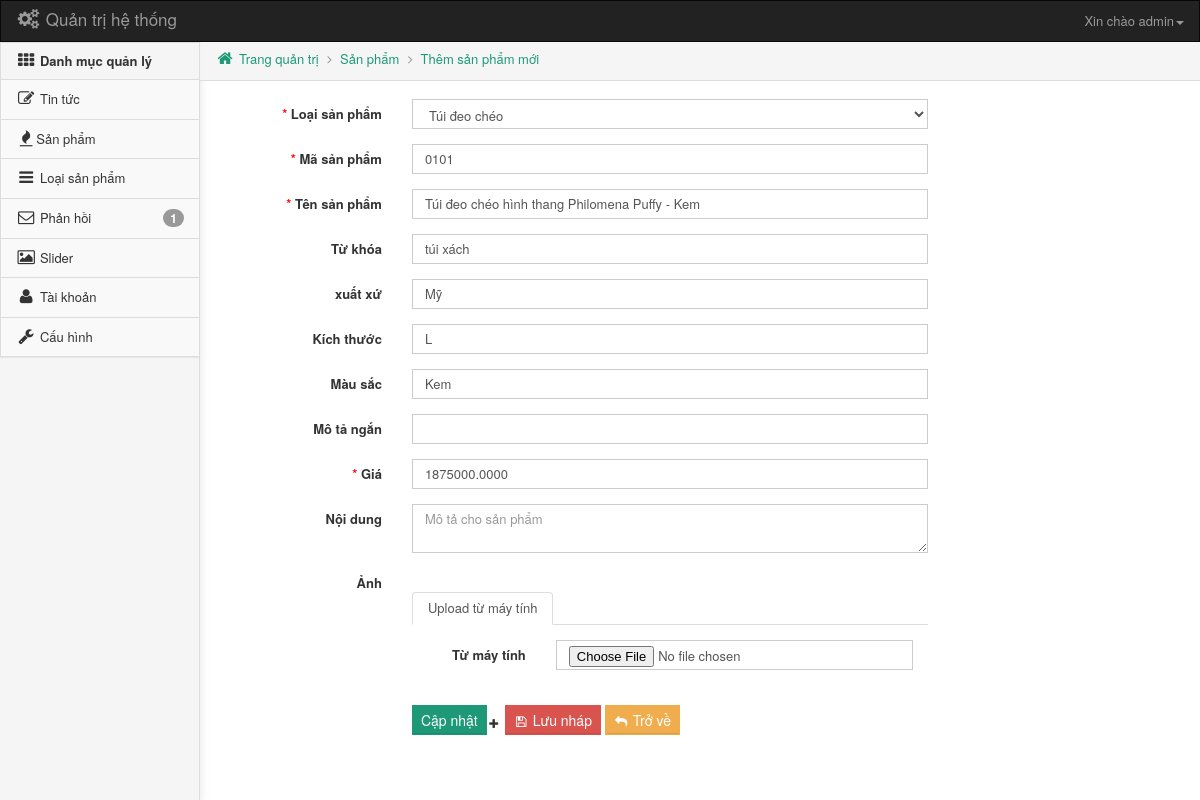
/admin/edit-product.php?idd=16 (signed in), run on the app's committed database.
### tables this page shows
CREATE TABLE IF NOT EXISTS `sanpham` (
  `id_sanpham` int(255) NOT NULL AUTO_INCREMENT,
  `id_catalog` int(11) NOT NULL,
  `id_sub` int(11) NOT NULL,
  `tensp` varchar(100) NOT NULL,
  `code_product` varchar(10) DEFAULT NULL,
  `price` decimal(15,4) NOT NULL DEFAULT '0.0000',
  `description` text,
  `content` varchar(1000) DEFAULT NULL,
  `discount` int(11) DEFAULT NULL,
  `image_sp` varchar(50) NOT NULL,
  `created` date DEFAULT NULL,
  `view` int(11) DEFAULT '0',
  `xuatxu` varchar(50) DEFAULT NULL,
  `sizess` varchar(10) DEFAULT NULL,
  `mausac` varchar(20) DEFAULT NULL,
  `parent_name_menu` varchar(50) DEFAULT NULL,
  `parent_name_sub` varchar(50) NOT NULL,
  PRIMARY KEY (`id_sanpham`),
  KEY `id_catalog` (`id_catalog`),
  KEY `id_catalog_2` (`id_catalog`)
);

### admin/edit-product.php (the view, shortened to what this page needs)
<!DOCTYPE html>
<html lang="vi">
<?php require_once("../apps/config.php");?>
<body>
<?php
if (isset($_GET['idd']) && $_GET['idd'] != NULL){
    $editproduct = $_GET['idd'];
    settype($editproduct,"int");
    $products = mysqli_query($conn,"SELECT * from sanpham where id_sanpham='".$editproduct."'") or die('Cannot select table!');
    $product_items = mysqli_fetch_array($products);
    require_once("headeradm.php");
    echo '<div class="clearfix">
    <div id="sidebar-bg"></div>
    <div id="sidebar" role="navigation">
        <div class="panel panel-default">
            <div class="panel-heading">
                <h3 class="panel-title">
                    <i class="fa fa-th"></i><span> Danh mục quản lý</span>
                </h3>
            </div>
            <ul id="menu" class="list-group">
                <li class="list-group-item">
                    <a href="post.php">
                        <i class="fa fa-edit"></i> <span>Tin tức</span>
                    </a>
                </li>
                <li class="list-group-item">
                    <a href="product.php">
                        <i class="fa fa-fire"></i><span>Sản phẩm</span>
                    </a>
                </li>
                <li class="list-group-item">
                    <a href="type_product.php">
                        <i class="fa fa-bars"></i> <span>Loại sản phẩm</span>
                    </a>
                </li>
                <li class="list-group-item">
                    <a href="contact.php">
                        <i class="fa fa-envelope-o"></i> <span>Phản hồi<span class="badge pull-right">1</span></span>
                    </a>
                </li>
                <li class="list-group-item">
                    <a href="slider.php">
                        <i class="fa fa-picture-o"></i> <span>Slider</span>
                    </a>
                </li>
                <li class="list-group-item">
                    <a href="user.php">
                        <i class="fa fa-user"></i> <span>Tài khoản</span>
                    </a>
                </li>
                <li class="list-group-item">
                    <a href="setting.php">
                        <i class="fa fa-wrench"></i> <span>Cấu hình</span>
                    </a>
                </li>
            </ul>
        </div>
    </div>
    <div id="main">
        <ol class="breadcrumb">
            <li><a href="index.php"><i class="fa fa-home"></i> Trang quản trị</a></li>
            <li class="active"><a href="product.php">Sản phẩm</a></li>
            <li class="active"><a href="new-product.php">Thêm sản phẩm mới</a></li>
        </ol>
        <div class="col-xs-12">
            <form name="formnewpost" class="form-horizontal col-xl-9 col-lg-10 col-md-12 col-sm-12" method="post" enctype="multipart/form-data" role="form">
                <div class="form-group">
                    <label for="type_product" class="col-sm-3 control-label required">Loại sản phẩm</label>
                    <div class="col-sm-9">
                <select name="type_product" id="type_product" class="form-control">
                     <option>Chọn danh mục</option>';
    $danhmuc_query = mysqli_query($conn,"SELECT * from sub_menu") or die('Cannot select table!');
    $option ="";
    while ($danhmuc_items = mysqli_fetch_array($danhmuc_query)){
        $option .= "<option value='".$danhmuc_items['id_sub']."'";
        if($danhmuc_items['id_sub'] == $product_items['id_sub']) $option.=" selected";
        $option .= '>'.$danhmuc_items['name_sub']."</option>";
    }
    echo $option;
    echo '
                </select>
                    </div>
                </div>
               <div class="form-group">
                    <label for="masp" class="col-sm-3 control-label required">Mã sản phẩm</label>
                    <div class="col-sm-9">
                        <input name="masp" type="text" value="'.$product_items["code_product"].'" class="form-control" placeholder="Mã sản phẩm" required="" maxlength="100">
                    </div>
                </div>
                <div class="form-group">
                    <label for="title" class="col-sm-3 control-label required">Tên sản phẩm</label>
                    <div class="col-sm-9">
                        <input name="title" type="text" value="'.$product_items["tensp"].'" class="form-control" placeholder="Tên sản phẩm ( ~ 70 ký tự )" required="" maxlength="100">
                    </div>
                </div>
                <div class="form-group">
                    <label for="keywords" class="col-sm-3 control-label">Từ khóa</label>
                    <div class="col-sm-9">
                        <input name="keywords" type="text" value="'.$product_items["parent_name_menu"].'" class="form-control" placeholder="meta keywords" maxlength="255">
                    </div>
                </div>
                <div class="form-group">
                    <label for="xuatxu" class="col-sm-3 control-label">xuất xứ</label>
                    <div class="col-sm-9">
                        <input name="xuatxu" type="text" value="'.$product_items["xuatxu"].'" class="form-control" placeholder="place of sale" maxlength="255">
                    </div>
                </div>
                <div class="form-group">
                    <label for="sizee" class="col-sm-3 control-label">Kích thước</label>
                    <div class="col-sm-9">
                        <input name="sizee" type="text" value="'.$product_items["sizess"].'" class="form-control" placeholder="size" maxlength="255">
                    </div>
                </div>
                <div class="form-group">
                    <label for="mausac" class="col-sm-3 control-label">Màu sắc</label>
                    <div class="col-sm-9">
                        <input name="mausac" type="text" value="'.$product_items["mausac"].'" class="form-control" placeholder="màu sắc" maxlength="255">
                    </div>
                </div>
                <div class="form-group">
                    <label for="description" class="col-sm-3 control-label">Mô tả ngắn</label>
                    <div class="col-sm-9">
                        <input type="text" name="description" class="form-control" value="'.$product_items["description"].'" maxlength="255">
                    </div>
                </div>
                <div class="form-group">
                    <label for="price" class="col-sm-3 control-label required">Giá</label>
                    <div class="col-sm-9">
                        <input name="price" type="text" value="'.$product_items["price"].'" class="form-control" placeholder="Giá sản phẩm (đơn vị: VNĐ)" required="" maxlength="255">
                    </div>
                </div>
                <div class="form-group">
                    <label for="content" class="col-sm-3 control-label">Nội dung</label>
                    <div class="col-sm-9">
                        <textarea name="content" class="form-control ckeditor" placeholder="Mô tả cho sản phẩm" ></textarea>
                    </div>
                </div>
                <div class="form-group" >
                    <label class="col-sm-3 control-label">Ảnh</label>
                    <div class="col-sm-9 col-sm-offset-3">
                        <ul class="nav nav-tabs" role="tablist">
                            <li class="active"><a href="#img-file" role="tab" data-toggle="tab">Upload từ máy tính</a></li>
                        </ul>
                        <div class="tab-content" style="margin-top: 15px; min-height: 50px;">
                            <div class="tab-pane active" id="img-file">
                                <label for="image" class="col-sm-3 control-label">Từ máy tính</label>
                                <div class="col-sm-9">
                                    <input name="image" type="file" class="form-control" accept="image/*">
                                </div>
                            </div>
                        </div>
                    </div>
                </div>'?>
    <div class="form-group">
        <div class="col-sm-offset-3 col-sm-9">
            <input type="submit" name="btn_them" class="btn btn-submit" value="Cập nhật"><small><i class="fa fa-plus"></i></small>
            <button type="submit" class="btn btn-danger"><small><i class="fa fa-save"></i></small> Lưu nháp</button>
            <a class="btn btn-warning" href="#"><small><i class="fa fa-reply"></i></small> Trở về</a>
        </div>
    </div>
    <?php echo '</form>
        </div>
    </div>
</div>';
}
else {echo "Lỗi";}
?>
</body>
</html>

### admin/css/admin.css (style rules this page uses)
#main { margin-left:200px; }
#sidebar-bg { position:fixed;top:0;left:0;bottom:0;z-index:-1;width:200px;border-right:1px solid #ddd;box-shadow:0 5px 10px rgba(0,0,0,0.1);background:#f5f5f5; }
#sidebar { float:left;width:200px; }
#sidebar .panel { border-radius:0; }
#sidebar .panel-title { font-size: 13px;font-weight: bold; }
#sidebar ul { list-style:none;margin:0; }
#sidebar a { display:block;padding:10px 15px;text-decoration:none;color:#333; }
#sidebar li { padding:0;background:#f9f9f9; }
ul#menu a { display: block; padding: 10px 15px; text-decoration: none; color: #333; }
ul#menu li { padding: 0; background: #f9f9f9; }
.breadcrumb { padding:10px 15px;border-radius:0;border-bottom:1px solid #ddd;margin-top: -2px; }
.breadcrumb>li+li:before { content:"\f105";font-family:'FontAwesome';display:inline-block;padding-right:8px;color:#999; }
label.required:before { content: '* ';color:red; }
.btn { font-weight: 500; border: 1px solid transparent; -webkit-box-shadow: inset 0px -2px 0px 0px rgba(0, 0, 0, 0.09); -moz-box-shadow: inset 0px -2px 0px 0px rgba(0, 0, 0, 0.09); box-shadow: inset 0px -1px 0px 0px rgba(0, 0, 0, 0.09); display: inline-block; margin-bottom: 0; text-align: center; vertical-align: middle; cursor: pointer; background-image: none; white-space: nowrap; padding: 4px 8px; font-size: 14px; line-height: 1.42857143; border-radius: 0; -webkit-user-select: none; -moz-user-select: none; -ms-user-select: none; user-select: none; outline: none; }
.btn-submit { color: #fff; background-color: #1d9977; border-color: #1d9977; }
.form-control { -webkit-border-radius: 0px !important; -moz-border-radius: 0px !important; border-radius: 0px !important; box-shadow: none; }
small { font-size: 70% }
a { color: #1d9977; }

### admin/edit-product.php (style rules this page uses)
.btn { margin-bottom: 10px; }

### data on the page
sanpham: masp "0101", title "Túi đeo chéo hình thang Philomena Puffy - Kem", keywords "túi xách", xuatxu "Mỹ", sizee "L", mausac "Kem", price "1875000.0000"

### other printed values
$_SESSION['username'] "admin"
form field type_product "Túi đeo chéo"
